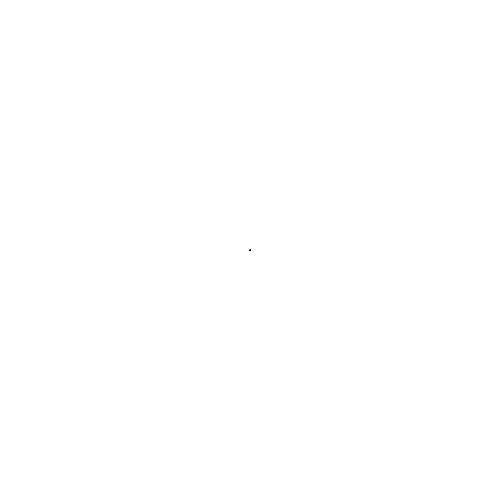
Frame 1 (no input)
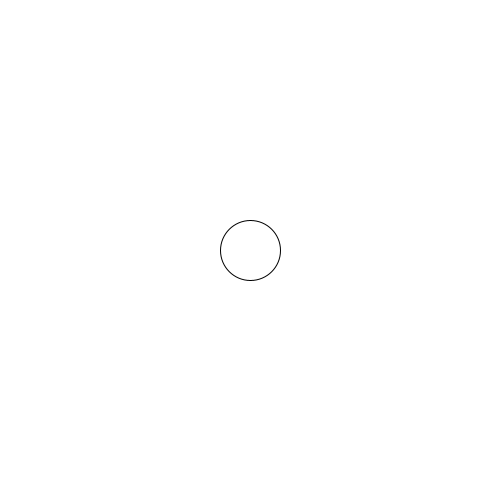
Frame 60 (the mouse pressed at the canvas centre just before this capture)
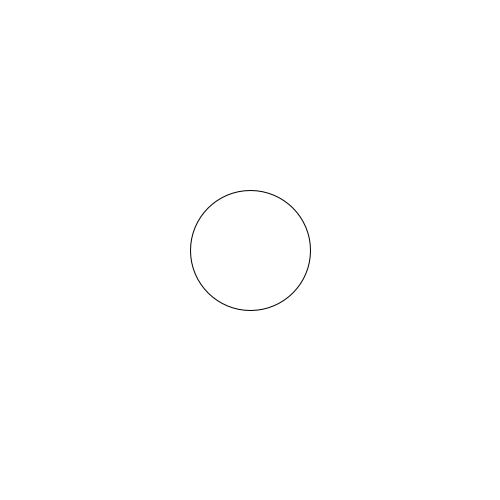
Frame 120 (the mouse held since frame 60 and released just before this capture)

The Processing sketch that drew these frames (run headless with seeded random() and noise(); from frame 60 on, the mouse is pressed at the canvas centre):

// Processing sketch: question5_extraCredit
// ── question5_extraCredit.pde
float x;
float y;
float xSpeed=1;
float ySpeed=1;

void setup(){
  size(500,500);
}

void draw() {
  background(255);
  x=x+xSpeed;
  y=y+ySpeed;
  ellipse(width/2, height/2, x, y);
  
  if(x>=width){ 
  xSpeed = xSpeed*-1;
  
  }
  
  if(x<=0){
    xSpeed = xSpeed*-1;
  }

  if(y>=height){
    ySpeed = ySpeed*-1;
  }
  
  if(y<=0){
    ySpeed = ySpeed*-1;
  }

}
